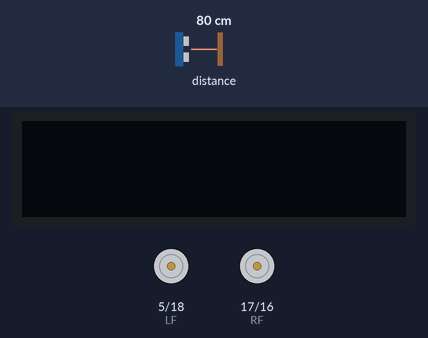
The sketch below on a simulated Arduino Uno, built with avr-gcc and run on an emulated ATmega328P. On the bench: 128×32 one-colour display, motor-driver pin pairs drawn as motors (green arrow = first pin HIGH = forward, orange = second pin HIGH = backward, longer = more drive). The inputs (shaded band) are chosen by the test bench; at power-on: distance to the obstacle 80 cm.

Above: at 1.8 s.
1.9 s: distance to the obstacle set to 34 cm
5.5 s: distance to the obstacle set to 28 cm
At 7.3 s:
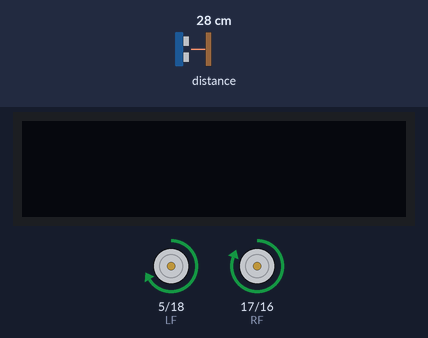
7.8 s: distance to the obstacle set to 35 cm
At 9.2 s:
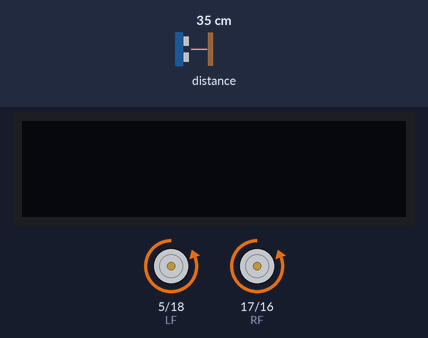
11.4 s: distance to the obstacle set to 2 cm
At 12.3 s:
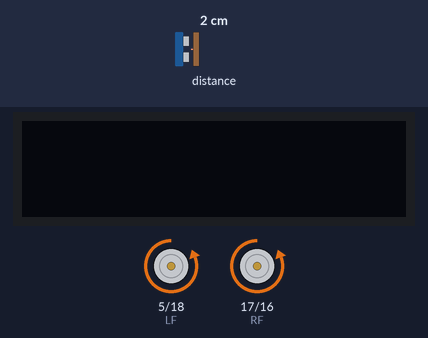
14.0 s: distance to the obstacle set to 60 cm
At 14.8 s:
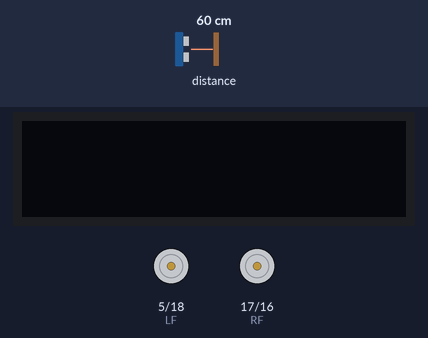
Timing chart, 0 to 18.6 s (numbered marks = the images above; inputs shaded):
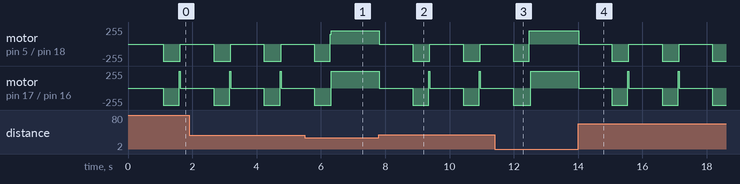

The sketch:

Race.ino
```cpp
//test
#include <Adafruit_VL53L0X.h>
#include <Adafruit_SSD1306.h>
#include <analogWrite.h>

Adafruit_VL53L0X lox = Adafruit_VL53L0X();
Adafruit_SSD1306 display = Adafruit_SSD1306(128, 32, &Wire);

///////////////////////////////////////////////

int RB = 16;
int RF = 17;
int LF = 5;
int LB = 18;
int LC = 34;
int RC = 39;

////////////////////////////////////////////////

void setup() {
  pinMode(RF, OUTPUT);
  Serial.begin(115200);
  display.begin(SSD1306_SWITCHCAPVCC, 0x3C);
  while (! Serial) {
    delay(1);
  }
  if (!lox.begin()) {
    while(1);
  }
}

int dist(){
  VL53L0X_RangingMeasurementData_t measure;
  lox.rangingTest(&measure, false); //'true' to get debug data
  if (measure.RangeStatus != 3) {   //3 is a minimum distance error
    return (measure.RangeMilliMeter);}
    else {
      return -1;
    }
}

void Forward(){
  analogWrite(RF, 180);
  analogWrite(LF, 200);
  analogWrite(RB, 0);
  analogWrite(LB, 0);
}

void Stop(){
  analogWrite(RB, 0);
   analogWrite(LF, 0);
   analogWrite(RF, 0);
   analogWrite(LB, 0);
}

void Right(){
   analogWrite(RB, 180);
   analogWrite(LF, 150);
   analogWrite(RF, 0);
   analogWrite(LB, 0);
}

void Left(){
   analogWrite(LB, 180);
   analogWrite(RF, 150);
   analogWrite(LF, 0);
   analogWrite(RB, 0);
}

void Back(){
    analogWrite(RF, 0);
    analogWrite(LF, 0);
    analogWrite(RB, 180);
    analogWrite(LB, 200);
}

void sensorInfo(){
  VL53L0X_RangingMeasurementData_t measure;
  display.clearDisplay();
  display.setTextSize(2);
  display.setTextColor(SSD1306_WHITE);
  display.setCursor(0,0);
  display.print("Distance: ");
  display.print(dist());
  display.display();
}

void loop() {
  if(dist()<= 300){
     Forward();
  }
  else{
   Stop();
   delay(1000);
   if(dist()<= 300){
       Back();
       delay(500);
       Right();
   }
   else{
       Back();
       delay(500);
       Left();
   }
  }
}
```

Measured:
- the behaviour switches between 31 and 30 cm on distance to the obstacle (found by bisection; images 0 and 1)
- after the input at 5.5 s, motor on pin 17 (RF) / pin 16 (RB): goes on until 6.3 s, then stays forward 255/255
- after the input at 7.8 s, motor on pin 5 (LF) / pin 18 (LB): alternates backward 255/255 for 0.53 s and stopped for 1.0 s, starting at once; motor on pin 17 (RF) / pin 16 (RB): alternates backward 255/255 for 0.50 s and stopped for 1.0 s, starting at once
- after the input at 11.4 s, motor on pin 17 (RF) / pin 16 (RB): goes on until 12.5 s, then stays forward 255/255
- after the input at 14.0 s, motor on pin 5 (LF) / pin 18 (LB): alternates backward 255/255 for 0.53 s and stopped for 1.0 s, starting at once; motor on pin 17 (RF) / pin 16 (RB): alternates backward 255/255 for 0.50 s and stopped for 1.1 s, starting at once
- by itself, motor on pin 5 (LF) / pin 18 (LB): alternates backward 255/255 for 0.53 s and stopped for 1.0 s
- by itself, motor on pin 17 (RF) / pin 16 (RB): alternates backward 255/255 for 0.50 s and stopped for 1.1 s
